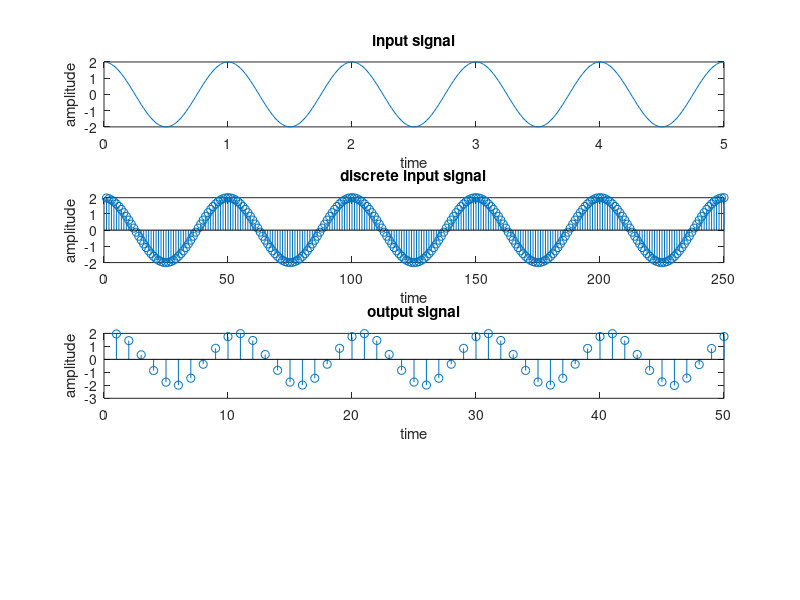

Write MATLAB code to recreate this figure.
clc;
clear all;
close all;
f1=input('Enter the first frequency:');
f2=input('Enter the second frequency:');
fs=input('Enter the sampling Frequency:');
r=input('Enter the decimating factor:');
T=input('Enter the time duration:');
dt=1/50;
n=dt:dt:T;
x=cos(2*pi*n*f1/fs)+cos(2*pi*n*f2/fs);
md=decimate(x,r);
subplot(4,1,1);
plot(n,x);
xlabel('time');
ylabel('amplitude');
title('input signal');
subplot(4,1,2);
stem(x);
xlabel('time');
ylabel('amplitude');
title('discrete input signal');
subplot(4,1,3);
stem(md);
xlabel('time');
ylabel('amplitude');
title('output signal');

